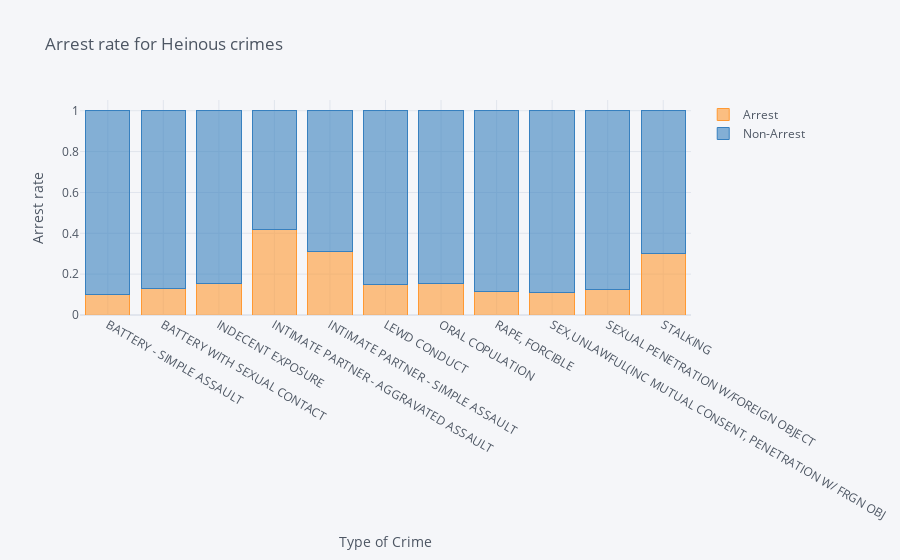

The notebook cell saved with this chart:
### Code cell
#For henious crimes arrest rate
d={'Invest Cont':'N',
 'Adult Other':'N',
 'Adult Arrest':'Y',
 'Juv Arrest':'Y',
 'Juv Other':'N',
 'UNK':'N'}
kf['Status Desc2']=kf['Status Desc'].map(lambda x: d[x])
#graph showing if the accused was arrested or not in top 10 crimes
crbyarrest=kf.groupby(['Crm Cd Desc','Status Desc2']).size().reset_index(name='No of crime')
crbyarrest1=crbyarrest[crbyarrest['Crm Cd Desc'].isin(cr11)]
ccrbyarrest2=crbyarrest1.pivot_table('No of crime',aggfunc=np.sum,columns='Status Desc2',index='Crm Cd Desc',fill_value=0).reset_index()
ccrbyarrest2['Total']=ccrbyarrest2['N']+ccrbyarrest2['Y']
ccrbyarrest2['Arrest']=ccrbyarrest2['Y']/ccrbyarrest2['Total']
ccrbyarrest2['Non-Arrest']=ccrbyarrest2['N']/ccrbyarrest2['Total']
ccrbyarrest2=ccrbyarrest2[['Crm Cd Desc','Arrest','Non-Arrest']]
ccrbyarrest3=ccrbyarrest2.set_index('Crm Cd Desc')
ccrbyarrest3.iplot(kind = 'bar',barmode = 'stack',title='Arrest rate for Heinous crimes',
    xTitle='Type of Crime',
    yTitle='Arrest rate')

### Figure 1 — Plotly figure (JSON) as saved in the notebook; plotly's stock layout.template omitted (floating-point values rounded to 4 significant figures)
{"data": [{"marker": {"color": "rgba(255, 153, 51, 0.6)", "line": {"color": "rgba(255, 153, 51, 1.0)", "width": 1}}, "name": "Arrest", "orientation": "v", "text": "", "type": "bar", "x": ["BATTERY - SIMPLE ASSAULT", "BATTERY WITH SEXUAL CONTACT", "INDECENT EXPOSURE", "INTIMATE PARTNER - AGGRAVATED ASSAULT", "INTIMATE PARTNER - SIMPLE ASSAULT", "LEWD CONDUCT", "ORAL COPULATION", "RAPE, FORCIBLE", "SEX,UNLAWFUL(INC MUTUAL CONSENT, PENETRATION W/ FRGN OBJ", "SEXUAL PENETRATION W/FOREIGN OBJECT", "STALKING"], "y": [0.1023, 0.1288, 0.1529, 0.4171, 0.3133, 0.1514, 0.1537, 0.1129, 0.112, 0.1237, 0.3033]}, {"marker": {"color": "rgba(55, 128, 191, 0.6)", "line": {"color": "rgba(55, 128, 191, 1.0)", "width": 1}}, "name": "Non-Arrest", "orientation": "v", "text": "", "type": "bar", "x": ["BATTERY - SIMPLE ASSAULT", "BATTERY WITH SEXUAL CONTACT", "INDECENT EXPOSURE", "INTIMATE PARTNER - AGGRAVATED ASSAULT", "INTIMATE PARTNER - SIMPLE ASSAULT", "LEWD CONDUCT", "ORAL COPULATION", "RAPE, FORCIBLE", "SEX,UNLAWFUL(INC MUTUAL CONSENT, PENETRATION W/ FRGN OBJ", "SEXUAL PENETRATION W/FOREIGN OBJECT", "STALKING"], "y": [0.8977, 0.8712, 0.8471, 0.5829, 0.6867, 0.8486, 0.8463, 0.8871, 0.888, 0.8763, 0.6967]}], "layout": {"barmode": "stack", "legend": {"bgcolor": "#F5F6F9", "font": {"color": "#4D5663"}, "traceorder": "normal"}, "paper_bgcolor": "#F5F6F9", "plot_bgcolor": "#F5F6F9", "title": {"font": {"color": "#4D5663"}, "text": "Arrest rate for Heinous crimes"}, "xaxis": {"gridcolor": "#E1E5ED", "showgrid": true, "tickfont": {"color": "#4D5663"}, "title": {"font": {"color": "#4D5663"}, "text": "Type of Crime"}, "zerolinecolor": "#E1E5ED"}, "yaxis": {"gridcolor": "#E1E5ED", "showgrid": true, "tickfont": {"color": "#4D5663"}, "title": {"font": {"color": "#4D5663"}, "text": "Arrest rate"}, "zerolinecolor": "#E1E5ED"}}}
